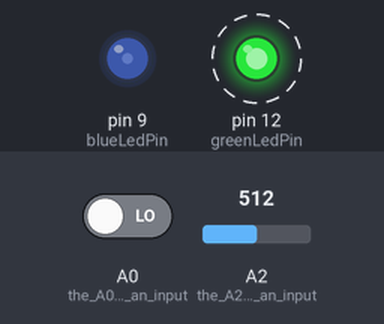
The sketch below on a simulated Arduino Uno, built with avr-gcc and run on an emulated ATmega328P. Shown: output pins drawn as LEDs (lit = HIGH). Dashed ring = blinking. The inputs (shaded band) are chosen by the test bench; at power-on: A2 (the_A2_is_an_input) = 512, A0 (the_A0_pin_is_an_input) LOW. What the sketch prints to the serial monitor is not drawn.

Above: at 1.2 s.
1.3 s: A2 (the_A2_is_an_input) set to 539
4.3 s: A2 (the_A2_is_an_input) set to 561
At 6.3 s:
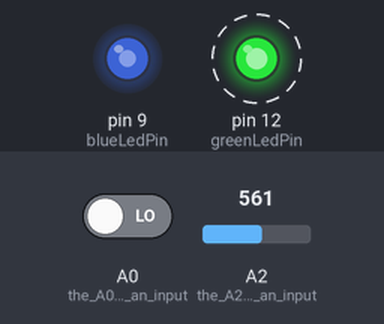
7.3 s: A2 (the_A2_is_an_input) set to 390
At 8.9 s:
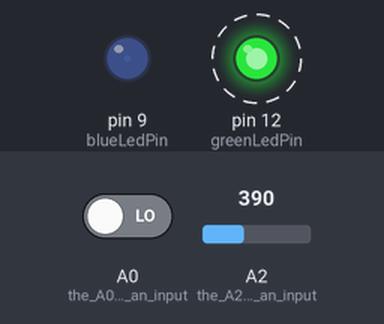
10.3 s: A2 (the_A2_is_an_input) set to 410
At 11.5 s:
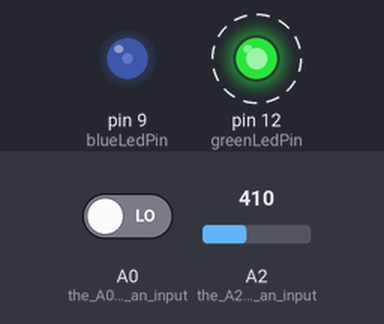
13.3 s: A0 (the_A0_pin_is_an_input) driven HIGH
At 13.81 s:
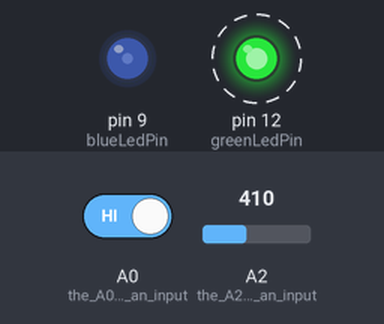
16.3 s: A2 (the_A2_is_an_input) set to 790
At 16.65 s:
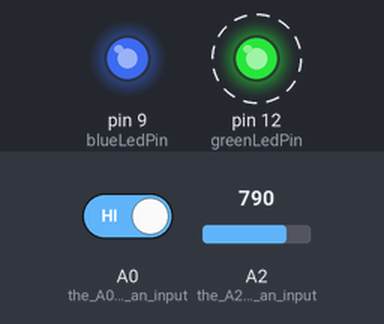
Timing chart, 0 to 20.3 s (numbered marks = the images above; inputs shaded):
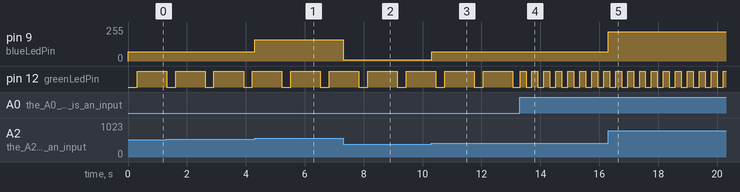

The sketch:

CreativeLights.ino
```cpp
/* Megan Ju
 * July 21, 2020
 * DES INV 23
 *
 * First ever project using Arduino. I liked seeing a tangible result in the programming and the LEDs.
 * When using Processing, everything is through a screen and it feels like a separation from my creation.
 * However, when working with Arduino, there is a tangible result.
 */

//----------------------Variables----------------------//

//green LED variables

const int greenLedPin =  12;  //pin number of the green LED
int greenLedState = LOW;  //represents the LED being off or on, LED begins off
unsigned long previousMillis = 0; //previous milliseconds the LED has been in its LEDState
const int interval = 200; //the interval of the green LED turning off and on while the button
                          //isn't pressed
long onInterval = 1000; //the time the LED is on while the button is pressed
long offInterval = 300; //the time the LED is off while the button is pressed


//blue LED variables

const int blueLedPin = 9; //pin number of blue LED
int brightness = 0; //the amount of brightness


//----------------------Set Up----------------------//

void setup() {

  pinMode(greenLedPin, OUTPUT); //greenLED's pin is an output
  pinMode(blueLedPin, OUTPUT);  //blueLED's pin is an output
  pinMode(A0, INPUT); //the A0 pin is an input (switch)
  pinMode(A2, INPUT); //the A2 is an input (photoresistor)
  Serial.begin(9600); //the speed of serial communication (bits/second)

}


//----------------------Loop----------------------//

void loop() {

//----------------------Variables----------------------//

  unsigned long currentMillis = millis(); //the current number of milliseconds

  int switchPosition = digitalRead(A0); //the switch is located from A0 pin

//----------------------Reads Analog Numbers from Photoresistor----------------------//

  int sensorValue = analogRead(A2); //the number recieved from the pin A2 from the photoresistor
  Serial.println(sensorValue);  //prints the number it recieved
  delay(1);

//----------------------Green LED Control----------------------//

//changes the blinking rate of the green LED

  if (switchPosition == HIGH) { //if the switch is pressed

    if (currentMillis - previousMillis >= interval) { //is the difference between
                                                      //the current milliseconds and the last
                                                      //number of milliseconds greater than or equal
                                                      //to the interval

      previousMillis = currentMillis; //stores the last time the LED changed

      if (greenLedState == LOW) { //if LED is off turn on
        greenLedState = HIGH;
      } else {  //if LED is on turn off
        greenLedState = LOW;
      }

      digitalWrite(greenLedPin, greenLedState); //set the LED with the state of the variable
                                                //(if off or on)
    }

  } else { //if switch is not pressed

    //is it time to turn off the LED based on if the difference is greater than the onInterval
    //variable and if it is currently on
    if ((currentMillis - previousMillis >= onInterval) && (greenLedState == HIGH)) {

      greenLedState = LOW; //turn it off
      previousMillis = currentMillis; //store the time
      digitalWrite(greenLedPin, greenLedState); //change LED to state of variable

    } else

    //is it time to turn on the LED
    if ((currentMillis - previousMillis >= offInterval) && (greenLedState == LOW)) {

      greenLedState = HIGH; //turn on
      previousMillis = currentMillis; //store time
      digitalWrite(greenLedPin, greenLedState); //change LED to state of variable

    }
  }

//----------------------Blue LED Control----------------------//

//changes the brightness of blue LED based on surroundings

  if (sensorValue < 400 && sensorValue > 0) {//if the photoresistor gives a value in between
                                             //0 and 400 change the brightness to 10
    brightness = 10;
    analogWrite(blueLedPin, brightness);  //change LED to state of brightness
  }

  if (sensorValue < 550 && sensorValue > 400) {//if the photoresistor gives a value in between
                                             //400 and 550 change the brightness to 70
    brightness = 70;
    analogWrite(blueLedPin, brightness);  //change LED to state of brightness
  }

  if (sensorValue < 780 && sensorValue > 550) {//if the photoresistor gives a value in between
                                             //550 and 780 change the brightness to 160
    brightness = 160;
    analogWrite(blueLedPin, brightness); //change LED to state of brightness
  }

  if (sensorValue < 900 && sensorValue > 780) {//if the photoresistor gives a value in between
                                             //780 and 900 change the brightness to 220
    brightness = 220;
    analogWrite(blueLedPin, brightness);  //change LED to state of brightness
  }
}
```

Measured:
- the behaviour switches between 550 and 551 on A2 (the_A2_is_an_input) (found by bisection; images 0 and 1)
- the behaviour switches between 400 and 401 on A2 (the_A2_is_an_input) (found by bisection; images 2 and 3)
- after the input at 4.3 s, pin 9 (blueLedPin): 70/255 → 160/255 at once
- after the input at 7.3 s, pin 9 (blueLedPin): 160/255 → 10/255 at once
- after the input at 10.3 s, pin 9 (blueLedPin): 10/255 → 70/255 at once
- after the input at 13.3 s, pin 12 (greenLedPin): alternates HIGH for 0.20 s and LOW for 0.20 s, starting at once
- after the input at 16.3 s, pin 9 (blueLedPin): 70/255 → 220/255 at once
- by itself, pin 12 (greenLedPin): alternates HIGH for 1.0 s and LOW for 0.30 s
